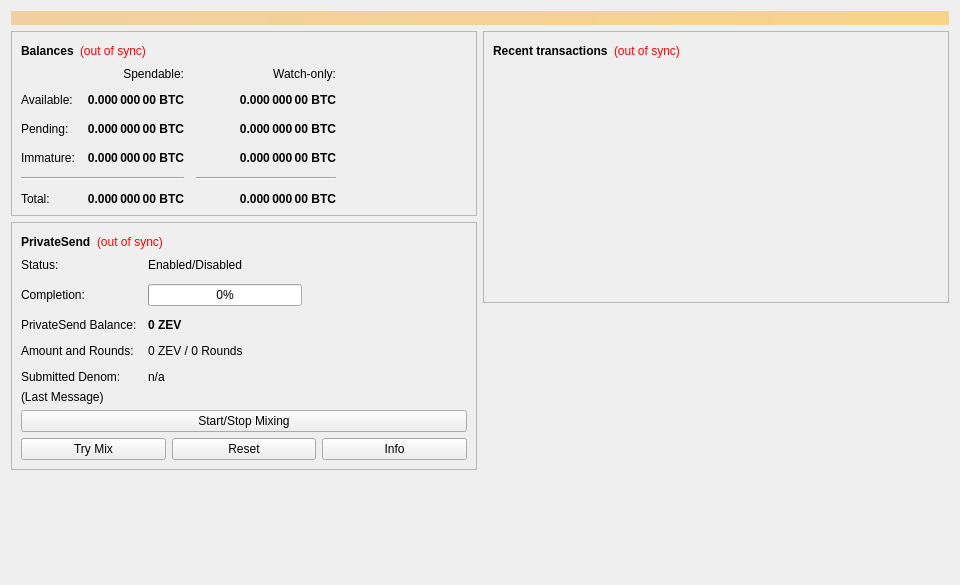
<?xml version="1.0" encoding="UTF-8"?>
<ui version="4.0">
 <class>OverviewPage</class>
 <widget class="QWidget" name="OverviewPage">
  <property name="geometry">
   <rect>
    <x>0</x>
    <y>0</y>
    <width>960</width>
    <height>585</height>
   </rect>
  </property>
  <property name="minimumSize">
   <size>
    <width>960</width>
    <height>0</height>
   </size>
  </property>
  <property name="windowTitle">
   <string>Form</string>
  </property>
  <layout class="QVBoxLayout" name="topLayout">
   <item>
    <widget class="QLabel" name="labelAlerts">
     <property name="visible">
      <bool>false</bool>
     </property>
     <property name="styleSheet">
      <string notr="true">QLabel { background-color: qlineargradient(x1: 0, y1: 0, x2: 1, y2: 0, stop:0 #F0D0A0, stop:1 #F8D488); color:#000000; }</string>
     </property>
     <property name="wordWrap">
      <bool>true</bool>
     </property>
     <property name="margin">
      <number>3</number>
     </property>
     <property name="textInteractionFlags">
      <set>Qt::TextSelectableByMouse</set>
     </property>
    </widget>
   </item>
   <item>
    <layout class="QHBoxLayout" name="horizontalLayout" stretch="1,1">
     <item>
      <layout class="QVBoxLayout" name="verticalLayout_2">
       <item>
        <widget class="QFrame" name="frame">
         <property name="frameShape">
          <enum>QFrame::StyledPanel</enum>
         </property>
         <property name="frameShadow">
          <enum>QFrame::Raised</enum>
         </property>
         <layout class="QVBoxLayout" name="verticalLayout_4">
          <item>
           <layout class="QHBoxLayout" name="horizontalLayout_4">
            <item>
             <widget class="QLabel" name="label_5">
              <property name="font">
               <font>
                <weight>75</weight>
                <bold>true</bold>
               </font>
              </property>
              <property name="text">
               <string>Balances</string>
              </property>
             </widget>
            </item>
            <item>
             <widget class="QLabel" name="labelWalletStatus">
              <property name="toolTip">
               <string>The displayed information may be out of date. Your wallet automatically synchronizes with the ZEVNO network after a connection is established, but this process has not completed yet.</string>
              </property>
              <property name="styleSheet">
               <string notr="true">QLabel { color: red; }</string>
              </property>
              <property name="text">
               <string notr="true">(out of sync)</string>
              </property>
              <property name="alignment">
               <set>Qt::AlignLeading|Qt::AlignLeft|Qt::AlignVCenter</set>
              </property>
             </widget>
            </item>
            <item>
             <spacer name="horizontalSpacer_3">
              <property name="orientation">
               <enum>Qt::Horizontal</enum>
              </property>
              <property name="sizeHint" stdset="0">
               <size>
                <width>40</width>
                <height>20</height>
               </size>
              </property>
             </spacer>
            </item>
           </layout>
          </item>
          <item>
           <layout class="QGridLayout" name="gridLayout">
            <property name="spacing">
             <number>12</number>
            </property>
            <item row="2" column="2">
             <widget class="QLabel" name="labelWatchPending">
              <property name="font">
               <font>
                <weight>75</weight>
                <bold>true</bold>
               </font>
              </property>
              <property name="cursor">
               <cursorShape>IBeamCursor</cursorShape>
              </property>
              <property name="toolTip">
               <string>Unconfirmed transactions to watch-only addresses</string>
              </property>
              <property name="text">
               <string notr="true">0.000 000 00 BTC</string>
              </property>
              <property name="alignment">
               <set>Qt::AlignRight|Qt::AlignTrailing|Qt::AlignVCenter</set>
              </property>
              <property name="textInteractionFlags">
               <set>Qt::LinksAccessibleByMouse|Qt::TextSelectableByKeyboard|Qt::TextSelectableByMouse</set>
              </property>
             </widget>
            </item>
            <item row="2" column="1">
             <widget class="QLabel" name="labelUnconfirmed">
              <property name="font">
               <font>
                <weight>75</weight>
                <bold>true</bold>
               </font>
              </property>
              <property name="cursor">
               <cursorShape>IBeamCursor</cursorShape>
              </property>
              <property name="toolTip">
               <string>Total of transactions that have yet to be confirmed, and do not yet count toward the spendable balance</string>
              </property>
              <property name="text">
               <string notr="true">0.000 000 00 BTC</string>
              </property>
              <property name="alignment">
               <set>Qt::AlignRight|Qt::AlignTrailing|Qt::AlignVCenter</set>
              </property>
              <property name="textInteractionFlags">
               <set>Qt::LinksAccessibleByMouse|Qt::TextSelectableByKeyboard|Qt::TextSelectableByMouse</set>
              </property>
             </widget>
            </item>
            <item row="3" column="2">
             <widget class="QLabel" name="labelWatchImmature">
              <property name="font">
               <font>
                <weight>75</weight>
                <bold>true</bold>
               </font>
              </property>
              <property name="cursor">
               <cursorShape>IBeamCursor</cursorShape>
              </property>
              <property name="toolTip">
               <string>Mined balance in watch-only addresses that has not yet matured</string>
              </property>
              <property name="text">
               <string notr="true">0.000 000 00 BTC</string>
              </property>
              <property name="alignment">
               <set>Qt::AlignRight|Qt::AlignTrailing|Qt::AlignVCenter</set>
              </property>
              <property name="textInteractionFlags">
               <set>Qt::LinksAccessibleByMouse|Qt::TextSelectableByKeyboard|Qt::TextSelectableByMouse</set>
              </property>
             </widget>
            </item>
            <item row="4" column="0" colspan="2">
             <widget class="Line" name="lineSpendableBalance">
              <property name="orientation">
               <enum>Qt::Horizontal</enum>
              </property>
             </widget>
            </item>
            <item row="4" column="2">
             <widget class="Line" name="lineWatchBalance">
              <property name="sizePolicy">
               <sizepolicy hsizetype="Preferred" vsizetype="Fixed">
                <horstretch>0</horstretch>
                <verstretch>0</verstretch>
               </sizepolicy>
              </property>
              <property name="minimumSize">
               <size>
                <width>140</width>
                <height>0</height>
               </size>
              </property>
              <property name="orientation">
               <enum>Qt::Horizontal</enum>
              </property>
             </widget>
            </item>
            <item row="5" column="0">
             <widget class="QLabel" name="labelTotalText">
              <property name="text">
               <string>Total:</string>
              </property>
             </widget>
            </item>
            <item row="3" column="1">
             <widget class="QLabel" name="labelImmature">
              <property name="font">
               <font>
                <weight>75</weight>
                <bold>true</bold>
               </font>
              </property>
              <property name="cursor">
               <cursorShape>IBeamCursor</cursorShape>
              </property>
              <property name="toolTip">
               <string>Mined balance that has not yet matured</string>
              </property>
              <property name="text">
               <string notr="true">0.000 000 00 BTC</string>
              </property>
              <property name="alignment">
               <set>Qt::AlignRight|Qt::AlignTrailing|Qt::AlignVCenter</set>
              </property>
              <property name="textInteractionFlags">
               <set>Qt::LinksAccessibleByMouse|Qt::TextSelectableByKeyboard|Qt::TextSelectableByMouse</set>
              </property>
             </widget>
            </item>
            <item row="2" column="3">
             <spacer name="horizontalSpacer_2">
              <property name="orientation">
               <enum>Qt::Horizontal</enum>
              </property>
              <property name="sizeHint" stdset="0">
               <size>
                <width>40</width>
                <height>20</height>
               </size>
              </property>
             </spacer>
            </item>
            <item row="3" column="0">
             <widget class="QLabel" name="labelImmatureText">
              <property name="text">
               <string>Immature:</string>
              </property>
             </widget>
            </item>
            <item row="5" column="1">
             <widget class="QLabel" name="labelTotal">
              <property name="font">
               <font>
                <weight>75</weight>
                <bold>true</bold>
               </font>
              </property>
              <property name="cursor">
               <cursorShape>IBeamCursor</cursorShape>
              </property>
              <property name="toolTip">
               <string>Your current total balance</string>
              </property>
              <property name="text">
               <string notr="true">0.000 000 00 BTC</string>
              </property>
              <property name="alignment">
               <set>Qt::AlignRight|Qt::AlignTrailing|Qt::AlignVCenter</set>
              </property>
              <property name="textInteractionFlags">
               <set>Qt::LinksAccessibleByMouse|Qt::TextSelectableByKeyboard|Qt::TextSelectableByMouse</set>
              </property>
             </widget>
            </item>
            <item row="5" column="2">
             <widget class="QLabel" name="labelWatchTotal">
              <property name="font">
               <font>
                <weight>75</weight>
                <bold>true</bold>
               </font>
              </property>
              <property name="cursor">
               <cursorShape>IBeamCursor</cursorShape>
              </property>
              <property name="toolTip">
               <string>Current total balance in watch-only addresses</string>
              </property>
              <property name="text">
               <string notr="true">0.000 000 00 BTC</string>
              </property>
              <property name="alignment">
               <set>Qt::AlignRight|Qt::AlignTrailing|Qt::AlignVCenter</set>
              </property>
              <property name="textInteractionFlags">
               <set>Qt::LinksAccessibleByMouse|Qt::TextSelectableByKeyboard|Qt::TextSelectableByMouse</set>
              </property>
             </widget>
            </item>
            <item row="0" column="2">
             <widget class="QLabel" name="labelWatchonly">
              <property name="text">
               <string>Watch-only:</string>
              </property>
              <property name="alignment">
               <set>Qt::AlignRight|Qt::AlignTrailing|Qt::AlignVCenter</set>
              </property>
             </widget>
            </item>
            <item row="1" column="0">
             <widget class="QLabel" name="labelBalanceText">
              <property name="text">
               <string>Available:</string>
              </property>
             </widget>
            </item>
            <item row="1" column="1">
             <widget class="QLabel" name="labelBalance">
              <property name="font">
               <font>
                <weight>75</weight>
                <bold>true</bold>
               </font>
              </property>
              <property name="cursor">
               <cursorShape>IBeamCursor</cursorShape>
              </property>
              <property name="toolTip">
               <string>Your current spendable balance</string>
              </property>
              <property name="text">
               <string notr="true">0.000 000 00 BTC</string>
              </property>
              <property name="alignment">
               <set>Qt::AlignRight|Qt::AlignTrailing|Qt::AlignVCenter</set>
              </property>
              <property name="textInteractionFlags">
               <set>Qt::LinksAccessibleByMouse|Qt::TextSelectableByKeyboard|Qt::TextSelectableByMouse</set>
              </property>
             </widget>
            </item>
            <item row="1" column="2">
             <widget class="QLabel" name="labelWatchAvailable">
              <property name="font">
               <font>
                <weight>75</weight>
                <bold>true</bold>
               </font>
              </property>
              <property name="cursor">
               <cursorShape>IBeamCursor</cursorShape>
              </property>
              <property name="toolTip">
               <string>Your current balance in watch-only addresses</string>
              </property>
              <property name="text">
               <string notr="true">0.000 000 00 BTC</string>
              </property>
              <property name="alignment">
               <set>Qt::AlignRight|Qt::AlignTrailing|Qt::AlignVCenter</set>
              </property>
              <property name="textInteractionFlags">
               <set>Qt::LinksAccessibleByMouse|Qt::TextSelectableByKeyboard|Qt::TextSelectableByMouse</set>
              </property>
             </widget>
            </item>
            <item row="2" column="0">
             <widget class="QLabel" name="labelPendingText">
              <property name="text">
               <string>Pending:</string>
              </property>
             </widget>
            </item>
            <item row="0" column="1">
             <widget class="QLabel" name="labelSpendable">
              <property name="text">
               <string>Spendable:</string>
              </property>
              <property name="alignment">
               <set>Qt::AlignRight|Qt::AlignTrailing|Qt::AlignVCenter</set>
              </property>
             </widget>
            </item>
           </layout>
          </item>
         </layout>
        </widget>
       </item>
       <item>
        <widget class="QFrame" name="framePrivateSend">
         <property name="layoutDirection">
          <enum>Qt::LeftToRight</enum>
         </property>
         <property name="frameShape">
          <enum>QFrame::StyledPanel</enum>
         </property>
         <property name="frameShadow">
          <enum>QFrame::Raised</enum>
         </property>
         <layout class="QVBoxLayout" name="VerticalLayout_PS1">
          <item>
           <layout class="QHBoxLayout" name="horizontalLayout_5">
            <item>
             <widget class="QLabel" name="labelPrivateSendHeader">
              <property name="font">
               <font>
                <weight>75</weight>
                <bold>true</bold>
               </font>
              </property>
              <property name="text">
               <string>PrivateSend</string>
              </property>
             </widget>
            </item>
            <item>
             <widget class="QLabel" name="labelPrivateSendSyncStatus">
              <property name="toolTip">
               <string>The displayed information may be out of date. Your wallet automatically synchronizes with the ZEVNO network after a connection is established, but this process has not completed yet.</string>
              </property>
              <property name="styleSheet">
               <string notr="true">QLabel { color: red; }</string>
              </property>
              <property name="text">
               <string notr="true">(out of sync)</string>
              </property>
              <property name="alignment">
               <set>Qt::AlignLeading|Qt::AlignLeft|Qt::AlignVCenter</set>
              </property>
             </widget>
            </item>
            <item>
             <spacer name="horizontalSpacer_4">
              <property name="orientation">
               <enum>Qt::Horizontal</enum>
              </property>
              <property name="sizeHint" stdset="0">
               <size>
                <width>40</width>
                <height>20</height>
               </size>
              </property>
             </spacer>
            </item>
           </layout>
          </item>
          <item>
           <layout class="QFormLayout" name="privateSendFormLayout">
            <property name="fieldGrowthPolicy">
             <enum>QFormLayout::AllNonFixedFieldsGrow</enum>
            </property>
            <property name="horizontalSpacing">
             <number>11</number>
            </property>
            <property name="verticalSpacing">
             <number>12</number>
            </property>
            <item row="0" column="0">
             <widget class="QLabel" name="labelPrivateSendEnabledText">
              <property name="text">
               <string>Status:</string>
              </property>
             </widget>
            </item>
            <item row="0" column="1">
             <widget class="QLabel" name="labelPrivateSendEnabled">
              <property name="text">
               <string>Enabled/Disabled</string>
              </property>
             </widget>
            </item>
            <item row="1" column="0">
             <widget class="QLabel" name="labelCompletitionText">
              <property name="text">
               <string>Completion:</string>
              </property>
             </widget>
            </item>
            <item row="1" column="1">
             <widget class="QProgressBar" name="privateSendProgress">
              <property name="maximumSize">
               <size>
                <width>154</width>
                <height>16777215</height>
               </size>
              </property>
              <property name="value">
               <number>0</number>
              </property>
             </widget>
            </item>
            <item row="2" column="0">
             <widget class="QLabel" name="labelAnonymizedText">
              <property name="text">
               <string>PrivateSend Balance:</string>
              </property>
             </widget>
            </item>
            <item row="2" column="1">
             <widget class="QLabel" name="labelAnonymized">
              <property name="font">
               <font>
                <weight>75</weight>
                <bold>true</bold>
               </font>
              </property>
              <property name="text">
               <string notr="true">0 ZEV</string>
              </property>
             </widget>
            </item>
            <item row="3" column="0">
             <widget class="QLabel" name="labelAmountAndRoundsText">
              <property name="text">
               <string>Amount and Rounds:</string>
              </property>
             </widget>
            </item>
            <item row="3" column="1">
             <widget class="QLabel" name="labelAmountRounds">
              <property name="text">
               <string>0 ZEV / 0 Rounds</string>
              </property>
             </widget>
            </item>
            <item row="4" column="0">
             <widget class="QLabel" name="labelSubmittedDenomText">
              <property name="text">
               <string>Submitted Denom:</string>
              </property>
             </widget>
            </item>
            <item row="4" column="1">
             <widget class="QLabel" name="labelSubmittedDenom">
              <property name="toolTip">
               <string>The denominations you submitted to the Masternode.&lt;br&gt;To mix, other users must submit the exact same denominations.</string>
              </property>
              <property name="text">
               <string>n/a</string>
              </property>
             </widget>
            </item>
           </layout>
          </item>
          <item>
           <layout class="QVBoxLayout" name="VerticalLayout_PS">
            <item>
             <widget class="QLabel" name="labelPrivateSendLastMessage">
              <property name="text">
               <string>(Last Message)</string>
              </property>
              <property name="alignment">
               <set>Qt::AlignLeading|Qt::AlignLeft|Qt::AlignTop</set>
              </property>
              <property name="wordWrap">
               <bool>true</bool>
              </property>
             </widget>
            </item>
            <item>
             <widget class="QPushButton" name="togglePrivateSend">
              <property name="sizePolicy">
               <sizepolicy hsizetype="MinimumExpanding" vsizetype="Fixed">
                <horstretch>0</horstretch>
                <verstretch>0</verstretch>
               </sizepolicy>
              </property>
              <property name="text">
               <string>Start/Stop Mixing</string>
              </property>
             </widget>
            </item>
            <item>
             <layout class="QHBoxLayout" name="horizontalLayout_debugbuttons">
              <item>
               <widget class="QPushButton" name="privateSendAuto">
                <property name="sizePolicy">
                 <sizepolicy hsizetype="MinimumExpanding" vsizetype="Fixed">
                  <horstretch>0</horstretch>
                  <verstretch>0</verstretch>
                 </sizepolicy>
                </property>
                <property name="toolTip">
                 <string>Try to manually submit a PrivateSend request.</string>
                </property>
                <property name="text">
                 <string>Try Mix</string>
                </property>
               </widget>
              </item>
              <item>
               <widget class="QPushButton" name="privateSendReset">
                <property name="sizePolicy">
                 <sizepolicy hsizetype="MinimumExpanding" vsizetype="Fixed">
                  <horstretch>0</horstretch>
                  <verstretch>0</verstretch>
                 </sizepolicy>
                </property>
                <property name="toolTip">
                 <string>Reset the current status of PrivateSend (can interrupt PrivateSend if it's in the process of Mixing, which can cost you money!)</string>
                </property>
                <property name="autoFillBackground">
                 <bool>false</bool>
                </property>
                <property name="text">
                 <string>Reset</string>
                </property>
               </widget>
              </item>
              <item>
               <widget class="QPushButton" name="privateSendInfo">
                <property name="sizePolicy">
                 <sizepolicy hsizetype="MinimumExpanding" vsizetype="Fixed">
                  <horstretch>0</horstretch>
                  <verstretch>0</verstretch>
                 </sizepolicy>
                </property>
                <property name="toolTip">
                 <string>Information about PrivateSend and Mixing</string>
                </property>
                <property name="text">
                 <string>Info</string>
                </property>
               </widget>
              </item>
             </layout>
            </item>
           </layout>
          </item>
         </layout>
        </widget>
       </item>
       <item>
        <spacer name="verticalSpacer">
         <property name="orientation">
          <enum>Qt::Vertical</enum>
         </property>
         <property name="sizeHint" stdset="0">
          <size>
           <width>20</width>
           <height>40</height>
          </size>
         </property>
        </spacer>
       </item>
      </layout>
     </item>
     <item>
      <layout class="QVBoxLayout" name="verticalLayout_3">
       <item>
        <widget class="QFrame" name="frame_2">
         <property name="frameShape">
          <enum>QFrame::StyledPanel</enum>
         </property>
         <property name="frameShadow">
          <enum>QFrame::Raised</enum>
         </property>
         <layout class="QVBoxLayout" name="verticalLayout">
          <item>
           <layout class="QHBoxLayout" name="horizontalLayout_2">
            <item>
             <widget class="QLabel" name="label_4">
              <property name="font">
               <font>
                <weight>75</weight>
                <bold>true</bold>
               </font>
              </property>
              <property name="text">
               <string>Recent transactions</string>
              </property>
             </widget>
            </item>
            <item>
             <widget class="QLabel" name="labelTransactionsStatus">
              <property name="toolTip">
               <string>The displayed information may be out of date. Your wallet automatically synchronizes with the ZEVNO network after a connection is established, but this process has not completed yet.</string>
              </property>
              <property name="styleSheet">
               <string notr="true">QLabel { color: red; }</string>
              </property>
              <property name="text">
               <string notr="true">(out of sync)</string>
              </property>
              <property name="alignment">
               <set>Qt::AlignLeading|Qt::AlignLeft|Qt::AlignVCenter</set>
              </property>
             </widget>
            </item>
            <item>
             <spacer name="horizontalSpacer">
              <property name="orientation">
               <enum>Qt::Horizontal</enum>
              </property>
              <property name="sizeHint" stdset="0">
               <size>
                <width>40</width>
                <height>20</height>
               </size>
              </property>
             </spacer>
            </item>
           </layout>
          </item>
          <item>
           <widget class="QListView" name="listTransactions">
            <property name="styleSheet">
             <string notr="true">QListView { background: transparent; }</string>
            </property>
            <property name="frameShape">
             <enum>QFrame::NoFrame</enum>
            </property>
            <property name="verticalScrollBarPolicy">
             <enum>Qt::ScrollBarAlwaysOff</enum>
            </property>
            <property name="horizontalScrollBarPolicy">
             <enum>Qt::ScrollBarAlwaysOff</enum>
            </property>
            <property name="selectionMode">
             <enum>QAbstractItemView::NoSelection</enum>
            </property>
           </widget>
          </item>
         </layout>
        </widget>
       </item>
       <item>
        <spacer name="verticalSpacer_2">
         <property name="orientation">
          <enum>Qt::Vertical</enum>
         </property>
         <property name="sizeHint" stdset="0">
          <size>
           <width>20</width>
           <height>40</height>
          </size>
         </property>
        </spacer>
       </item>
      </layout>
     </item>
    </layout>
   </item>
  </layout>
 </widget>
 <resources/>
 <connections/>
</ui>
